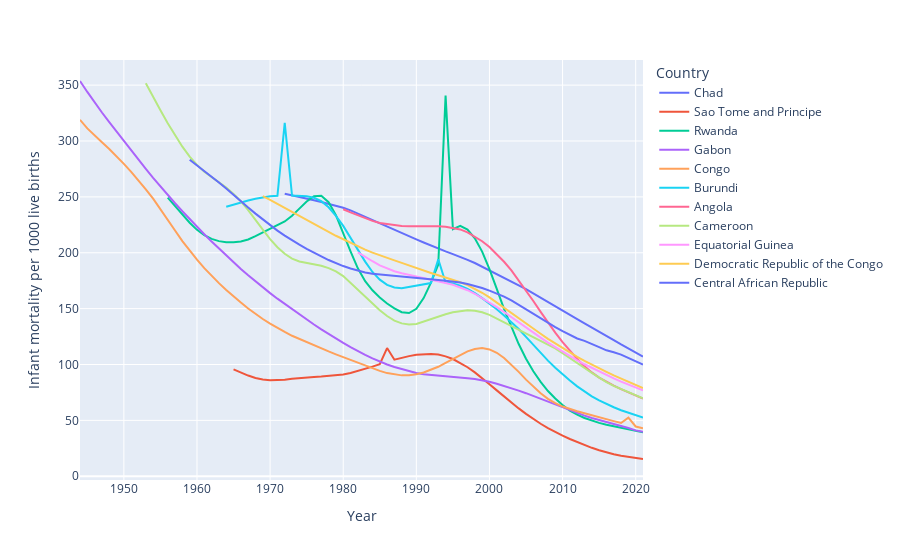

Notebook source saved alongside this figure:
### Code cell
fig = px.line(df_under5_central, x="Year", y="Infant mortality per 1000 live births", color="Country")

fig.update_layout(height = 500)
fig.show()
